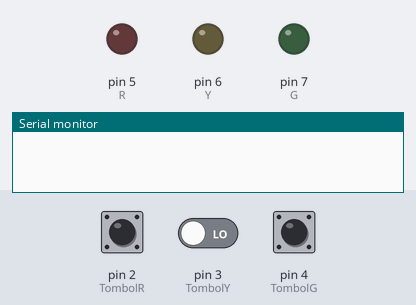
The sketch below on a simulated Arduino Uno, built with avr-gcc and run on an emulated ATmega328P. Parts: output pins drawn as LEDs (lit = HIGH), the last lines printed to the serial monitor. The test bench sets the inputs (shaded band); at power-on: pin 2 (TombolR) LOW, pin 3 (TombolY) LOW, pin 4 (TombolG) LOW.

Above: at 1.2 s.
1.3 s: pin 2 (TombolR) pulled HIGH for 0.15 s
At 1.38 s:
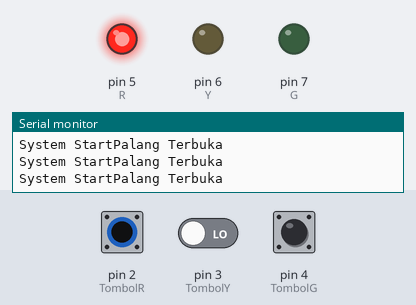
2.9 s: pin 2 (TombolR) pulled HIGH for 3.2 s
At 7.2 s:
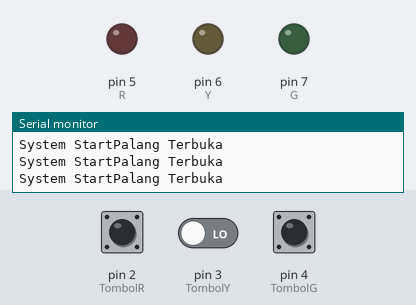
7.6 s: pin 2 (TombolR) driven HIGH and pin 3 (TombolY) driven HIGH
At 8.7 s:
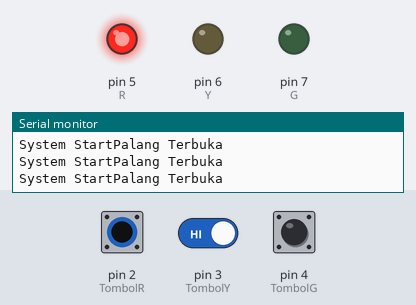
10.6 s: pin 2 (TombolR) driven LOW
At 11.7 s:
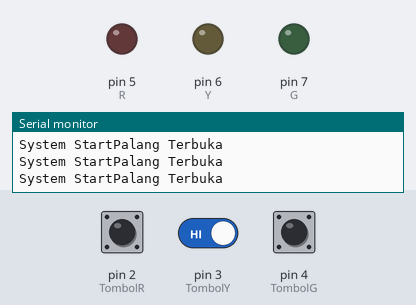
12.1 s: pin 2 (TombolR) driven HIGH and pin 3 (TombolY) driven LOW
At 13.3 s:
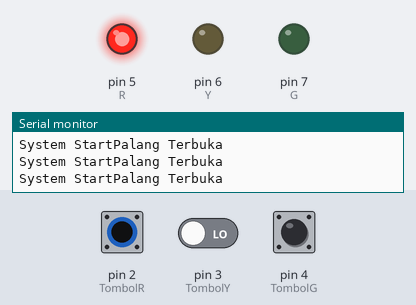
Timing chart, 0 to 15.1 s (numbered marks = the images above; inputs shaded):
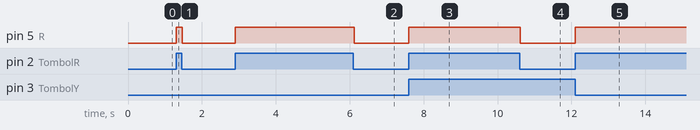

The sketch:

1.Challange.ino
```cpp
int TombolR = 2;
int TombolY = 3;
int TombolG = 4;
int R = 5;
int Y = 6;
int G = 7;
int kunci1, kunci2, kunci3 = 0;
int prox;

void setup() {
  Serial.begin(9600);
  pinMode(TombolR,INPUT);
  pinMode(TombolY,INPUT);
  pinMode(TombolG,INPUT);
  pinMode(R,OUTPUT);
  pinMode(Y,OUTPUT);
  pinMode(G,OUTPUT);
}

void loop() {
  int bacaTombolR = digitalRead(TombolR);
  int bacaTombolY = digitalRead(TombolY);
  int bacaTombolG = digitalRead(TombolG);
  int bacaprox  = digitalRead(prox);

//  Serial.print("Kondisi Tombol R: " + String(bacaTombolR));
//  Serial.print(" | Kondisi Tombol Y: " + String(bacaTombolY));
//  Serial.print(" | Kondisi Tombol G: " + String(bacaTombolG));
//  Serial.print(" | " + String(kunci1));
//  Serial.println();

  if(bacaTombolR==1){
    digitalWrite(R,HIGH);
    digitalWrite(Y,LOW);
    digitalWrite(G,LOW);
    Serial.print("System Start");
    Serial.println("Palang Terbuka");
  }else {
    digitalWrite(R,LOW);
  }

  if(bacaprox==1){
    digitalWrite(R,LOW);
    digitalWrite(Y,HIGH);
    delay(300);
    digitalWrite(G,HIGH);
    delay(1000);
    Serial.println("Palang Tertutup");}

//  if(bacaprox == 1){
//    digitalWrite(prox,HIGH);
//  }


//  //Logika
//  if(bacaTombolR==1 and kunci1==0){
//    digitalWrite(R, HIGH);
//    kunci1 = 1;
////    delay(500);
//  }else if(bacaTombolR==1 and kunci1==1){
//    digitalWrite(R, LOW);
//    kunci1 = 0;
////    delay(500);
//  }
//
//  if(bacaTombolY==1 and kunci2==0){
//    digitalWrite(Y, HIGH);
//    kunci2 = 1;
////    delay(500);
//  }else if(bacaTombolY==1 and kunci2==1){
//    digitalWrite(Y, LOW);
//    kunci2 = 0;
////    delay(500);
//    }
//
//  if(bacaTombolG==1 and kunci3==0){
//    digitalWrite(G, HIGH);
//    kunci3 = 1;
////    delay(500);
//  }else if(bacaTombolG==1 and kunci3==1){
//    digitalWrite(G, LOW);
//    kunci3 = 0;
////    delay(500);
//  }

}
```

Measured:
- after the input at 1.3 s, pin 5 (R): LOW → HIGH at once, → LOW 0.17 s later
- after the input at 2.9 s, pin 5 (R): LOW → HIGH at once, → LOW 3.2 s later
- after the input at 7.6 s, pin 5 (R): LOW → HIGH at once
- after the input at 10.6 s, pin 5 (R): HIGH → LOW at once
- after the input at 12.1 s, pin 5 (R): LOW → HIGH at once
